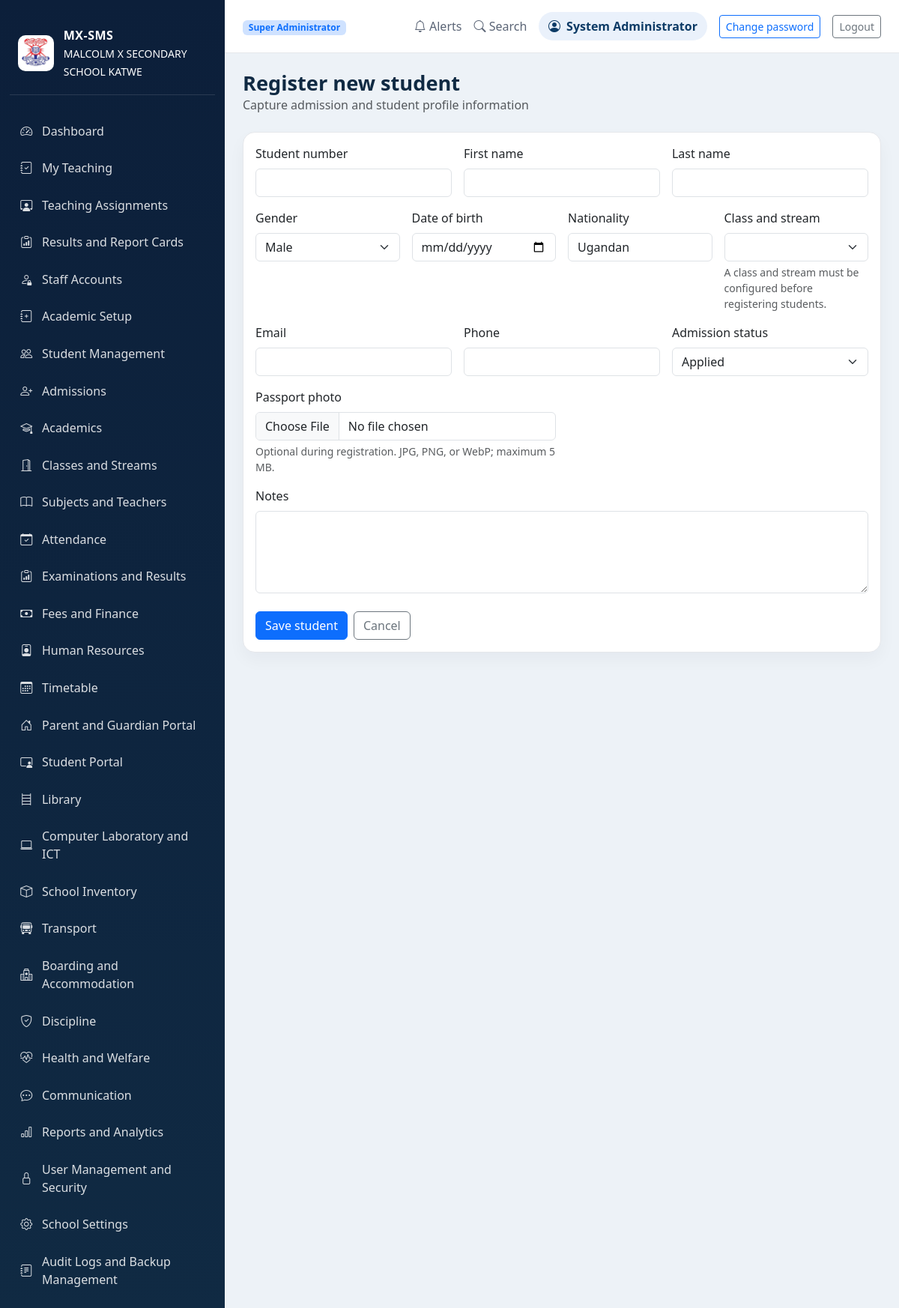
/students/new (signed in), run on the app's committed database.
### app/models.py (models this page shows, shortened)
class Role(db.Model):
    __tablename__ = "role"
    id: Mapped[int] = mapped_column(Integer, primary_key=True)
    name: Mapped[str] = mapped_column(String(80), unique=True, nullable=False)
    description: Mapped[str] = mapped_column(Text, default="")
    permissions: Mapped[list["Permission"]] = relationship(
        "Permission",
        secondary=roles_permissions,
        back_populates="roles",
        cascade="all, delete",
    )
    users: Mapped[list["User"]] = relationship("User", back_populates="role")

class User(UserMixin, db.Model):
    __tablename__ = "user"
    id: Mapped[int] = mapped_column(Integer, primary_key=True)
    username: Mapped[str] = mapped_column(String(40), unique=True, nullable=False)
    email: Mapped[str] = mapped_column(String(120), unique=True, nullable=False)
    password_hash: Mapped[str] = mapped_column(String(255), nullable=False)
    first_name: Mapped[str] = mapped_column(String(80), nullable=False)
    last_name: Mapped[str] = mapped_column(String(80), nullable=False)
    role_id: Mapped[int | None] = mapped_column(ForeignKey("role.id"), nullable=True)
    is_active: Mapped[bool] = mapped_column(default=True)
    created_at: Mapped[datetime] = mapped_column(DateTime, default=datetime.utcnow)
    role: Mapped[Role | None] = relationship("Role", back_populates="users")
    @property
    def full_name(self):
        return f"{self.first_name} {self.last_name}".strip()

### app/routes.py (the view, shortened to what this page needs)
@main.route("/students/new", methods=["GET", "POST"])
@login_required
def new_student():
    form = StudentForm()
    class_rooms = ClassRoom.query.order_by(ClassRoom.name, ClassRoom.stream).all()
    form.class_room_id.choices = [(room.id, room.label) for room in class_rooms]
    return render_template("student_form.html", form=form, title="Register new student")

### app/forms.py
class StudentForm(FlaskForm):
    student_no = StringField("Student number", validators=[DataRequired(), Length(min=3, max=30)])
    first_name = StringField("First name", validators=[DataRequired(), Length(min=2, max=60)])
    last_name = StringField("Last name", validators=[DataRequired(), Length(min=2, max=60)])
    gender = SelectField("Gender", choices=[("Male", "Male"), ("Female", "Female"), ("Other", "Other")], validators=[DataRequired()])
    dob = DateField("Date of birth", format="%Y-%m-%d", validators=[DataRequired()])
    email = StringField("Email", validators=[Optional(), Email()])
    phone = StringField("Phone")
    nationality = StringField("Nationality", default="Ugandan")
    class_room_id = SelectField(
        "Class and stream",
        coerce=int,
        validators=[DataRequired()],
    )
    status = SelectField("Admission status", choices=[("Applied", "Applied"), ("Under Review", "Under Review"), ("Accepted", "Accepted"), ("Enrolled", "Enrolled"), ("Rejected", "Rejected")], default="Applied")
    notes = TextAreaField("Notes")
    passport_photo = FileField("Passport photo")
    submit = SubmitField("Save student")

### app/routes.py (called while the page is built)
def role_name(user=None):
    user = user or current_user._get_current_object()
    if isinstance(user, StudentAccount):
        return "Student"
    user_role = getattr(user, "role", None)
    return user_role.name if user_role else None

@main.before_request
def restrict_student_access():
    if not current_user.is_authenticated:
        return None
    user = current_user._get_current_object()
    endpoint = request.endpoint
    if isinstance(user, StudentAccount):
        if endpoint not in STUDENT_ENDPOINTS:
            return redirect(url_for("main.student_portal"))
        return None
    role = role_name(user)
    if role == "Super Administrator":
        return None
    if endpoint not in ROLE_ENDPOINTS.get(role, set()):
        abort(403)
    return None

### app/templates/student_form.html (shortened to what this page needs)
{% extends 'base.html' %}
{% block content %}
<div class="d-flex justify-content-between align-items-center mb-4">
  <div>
    <h2 class="page-title">{{ title }}</h2>
    <p class="text-muted mb-0">Capture admission and student profile information</p>
  </div>
</div>
<div class="card">
  <div class="card-body">
    <form method="POST" enctype="multipart/form-data">
      <div class="row g-3">
        <div class="col-md-4">
          {{ form.student_no.label(class_='form-label') }}
          {{ form.student_no(class_='form-control') }}
        </div>
        <div class="col-md-4">
          {{ form.first_name.label(class_='form-label') }}
          {{ form.first_name(class_='form-control') }}
        </div>
        <div class="col-md-4">
          {{ form.last_name.label(class_='form-label') }}
          {{ form.last_name(class_='form-control') }}
        </div>
        <div class="col-md-3">
          {{ form.gender.label(class_='form-label') }}
          {{ form.gender(class_='form-select') }}
        </div>
        <div class="col-md-3">
          {{ form.dob.label(class_='form-label') }}
          {{ form.dob(class_='form-control') }}
        </div>
        <div class="col-md-3">
          {{ form.nationality.label(class_='form-label') }}
          {{ form.nationality(class_='form-control') }}
        </div>
        <div class="col-md-3">
          {{ form.class_room_id.label(class_='form-label') }}
          {{ form.class_room_id(class_='form-select') }}
          {% if not form.class_room_id.choices %}
            <div class="form-text">A class and stream must be configured before registering students.</div>
          {% endif %}
        </div>
        <div class="col-md-4">
          {{ form.email.label(class_='form-label') }}
          {{ form.email(class_='form-control') }}
        </div>
        <div class="col-md-4">
          {{ form.phone.label(class_='form-label') }}
          {{ form.phone(class_='form-control') }}
        </div>
        <div class="col-md-4">
          {{ form.status.label(class_='form-label') }}
          {{ form.status(class_='form-select') }}
        </div>
        <div class="col-md-6">
          {{ form.passport_photo.label(class_='form-label') }}
          {{ form.passport_photo(class_='form-control', accept='.jpg,.jpeg,.png,.webp') }}
          <div class="form-text">Optional during registration. JPG, PNG, or WebP; maximum 5 MB.</div>
        </div>
        <div class="col-12">
          {{ form.notes.label(class_='form-label') }}
          {{ form.notes(class_='form-control', rows=4) }}
        </div>
      </div>
      <div class="mt-4 d-flex gap-2">
        {{ form.submit(class_='btn btn-primary') }}
        <a href="{{ url_for('main.students') }}" class="btn btn-outline-secondary">Cancel</a>
      </div>
    </form>
  </div>
</div>
{% endblock %}

### app/templates/base.html (shortened to what this page needs)
<!DOCTYPE html>
<html lang="en">
  <head>
    <link href="https://cdn.jsdelivr.net/npm/bootstrap@5.3.3/dist/css/bootstrap.min.css" rel="stylesheet" />
    <link rel="stylesheet" href="https://cdn.jsdelivr.net/npm/bootstrap-icons@1.11.3/font/bootstrap-icons.min.css" />
    <link rel="stylesheet" href="{{ url_for('static', filename='css/style.css') }}" />
  </head>
  <body>
    {% if current_user.is_authenticated %}
    <div class="app-shell d-flex">
      <aside class="sidebar">
        <div class="brand-box">
          <img
            class="school-badge sidebar-school-badge"
            src="{{ url_for('static', filename=school.profile_photo) if school and school.profile_photo else url_for('static', filename='images/school-badge.png') }}"
            alt="{{ school.name ~ ' profile picture' if school and school.profile_photo else 'Malcolm X Secondary School badge' }}"
          />
          <div>
            <div class="brand-name">MX-SMS</div>
            <small>{{ school_name }}</small>
          </div>
        </div>
        <nav class="nav flex-column mt-4 sidebar-nav">
          {% for module in module_nav %}
            <a class="nav-link {% if request.endpoint == module.route %}active{% endif %}" href="{{ url_for(module.route) }}">
              <i class="bi {{ module.icon }}"></i>
              <span>{{ module.label }}</span>
            </a>
          {% endfor %}
        </nav>
      </aside>
      <main class="content-area">
        <header class="topbar">
          <div>
            <span class="badge bg-primary-subtle text-primary">
              {{ 'Student portal' if is_student_user else user_role }}
            </span>
          </div>
          <div class="topbar-actions">
            <span class="me-3"><i class="bi bi-bell"></i> Alerts</span>
            <span class="me-3"><i class="bi bi-search"></i> Search</span>
            <span class="user-pill"><i class="bi bi-person-circle"></i> {{ current_user.full_name }}</span>
            {% if not is_student_user %}
              <a href="{{ url_for('main.staff_change_password') }}" class="btn btn-sm btn-outline-primary ms-3">Change password</a>
            {% endif %}
            <a href="{{ url_for('main.logout') }}" class="btn btn-sm btn-outline-secondary ms-3">Logout</a>
          </div>
        </header>
        <div class="page-body">{% block content %}{% endblock %}</div>
      </main>
    </div>
    {% endif %}
  </body>
</html>

### app/static/css/style.css (style rules this page uses)
:root { --primary: #0d3b66; --primary-soft: #eaf1fb; --navy: #102a43; --muted: #5b6576; --panel: #f8fafc; --light-border: #e5e7eb; --success: #1b9c85; --warning: #f4b942; --info: #3b82f6; }
body { background: #edf2f7; color: #1f2937; font-family: "Segoe UI", Tahoma, sans-serif; }
.school-badge { display: block; flex: 0 0 auto; object-fit: contain; background: #fff; border-radius: 10px; }
.sidebar-school-badge { width: 48px; height: 48px; padding: 2px; }
.app-shell { min-height: 100vh; }
.sidebar { width: 300px; background: linear-gradient(180deg, #0c1f3a 0%, #102a43 100%); color: white; padding: 1.2rem 0.8rem; overflow-y: auto; }
.brand-box { display: flex; align-items: center; gap: 0.8rem; padding: 1rem 0.7rem 1.2rem; border-bottom: 1px solid rgba(255, 255, 255, 0.12); }
.brand-name { font-weight: 700; letter-spacing: 0.03em; }
.sidebar-nav { gap: 0.2rem; }
.sidebar-nav .nav-link { color: rgba(255,255,255,0.85); border-radius: 10px; padding: 0.7rem 0.9rem; display: flex; align-items: center; gap: 0.8rem; transition: 0.2s ease; }
.content-area { flex: 1; background: #edf2f7; }
.topbar { background: white; border-bottom: 1px solid var(--light-border); padding: 1rem 1.5rem; display: flex; justify-content: space-between; align-items: center; }
.topbar-actions { display: flex; align-items: center; color: var(--muted); }
.user-pill { display: inline-flex; align-items: center; gap: 0.5rem; background: var(--primary-soft); border-radius: 999px; padding: 0.45rem 0.8rem; color: var(--primary); font-weight: 600; }
.page-body { padding: 1.5rem; }
.page-title { font-size: clamp(1.7rem, 2vw, 2.3rem); font-weight: 700; color: var(--navy); margin: 0; }
.card { border: 1px solid var(--light-border); border-radius: 16px; box-shadow: 0 10px 22px rgba(15, 23, 42, 0.04); background: white; }

### data on the page
Role: name "Super Administrator"
User: is_active True (drawn), full_name "System Administrator"

### other printed values
{{ school_name }} "MALCOLM X SECONDARY SCHOOL KATWE"
{{ module.label }} "Dashboard" "My Teaching" "Teaching Assignments" "Results and Report Cards" "Staff Accounts" "Academic Setup" "Student Management" "Admissions" "Academics" "Classes and Streams" "Subjects and Teachers" "Attendance" "Examinations and Results" "Fees and Finance" "Human Resources" "Timetable" "Parent and Guardian Portal" "Student Portal" "Library" "Computer Laboratory and ICT" "School Inventory" "Transport" "Boarding and Accommodation" "Discipline" "Health and Welfare" "Communication" "Reports and Analytics" "User Management and Security" "School Settings" "Audit Logs and Backup Management"
{{ title }} "Register new student"
